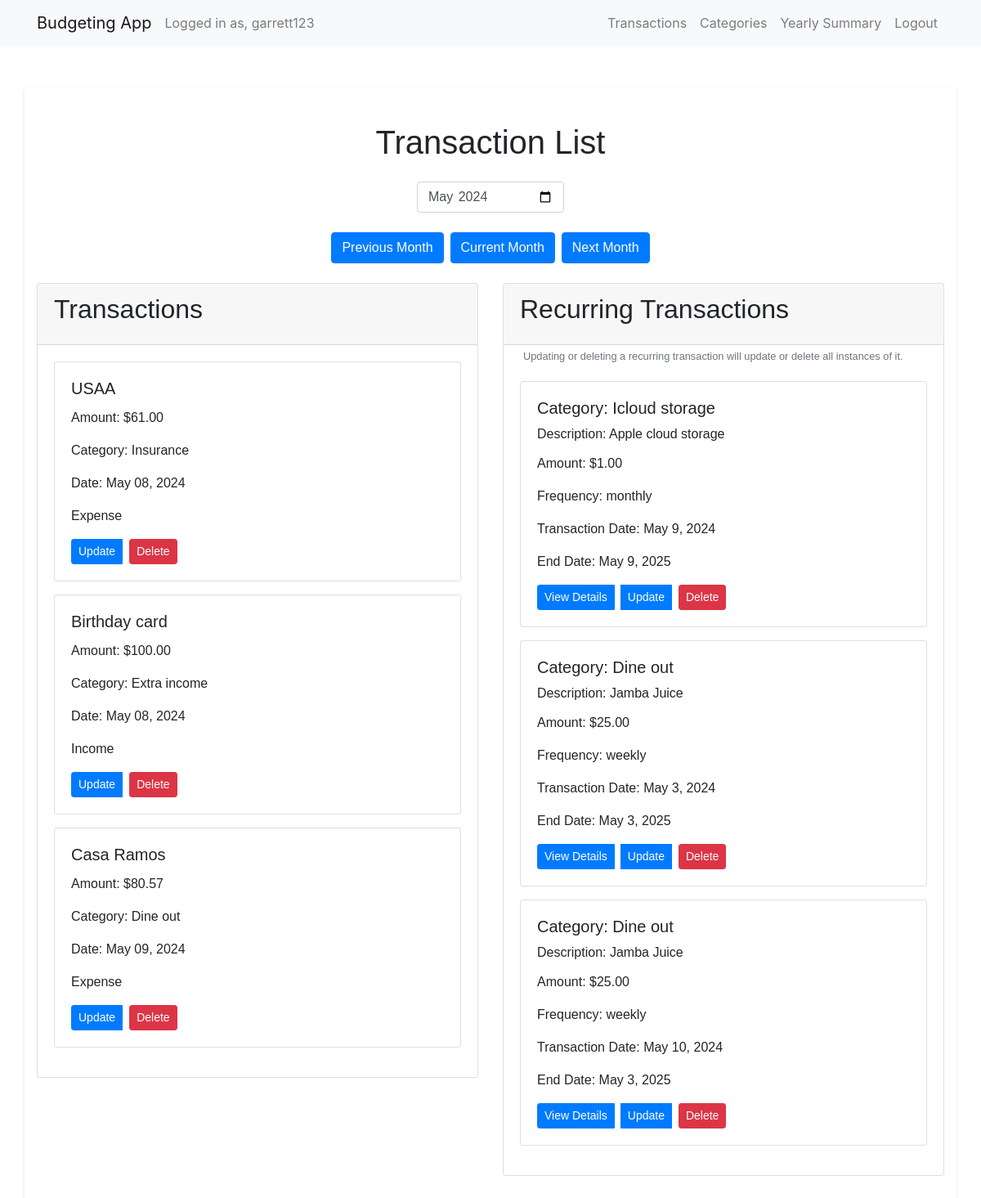
/transaction_list/2024/5/ (signed in), run on an earlier commit of the app's database.
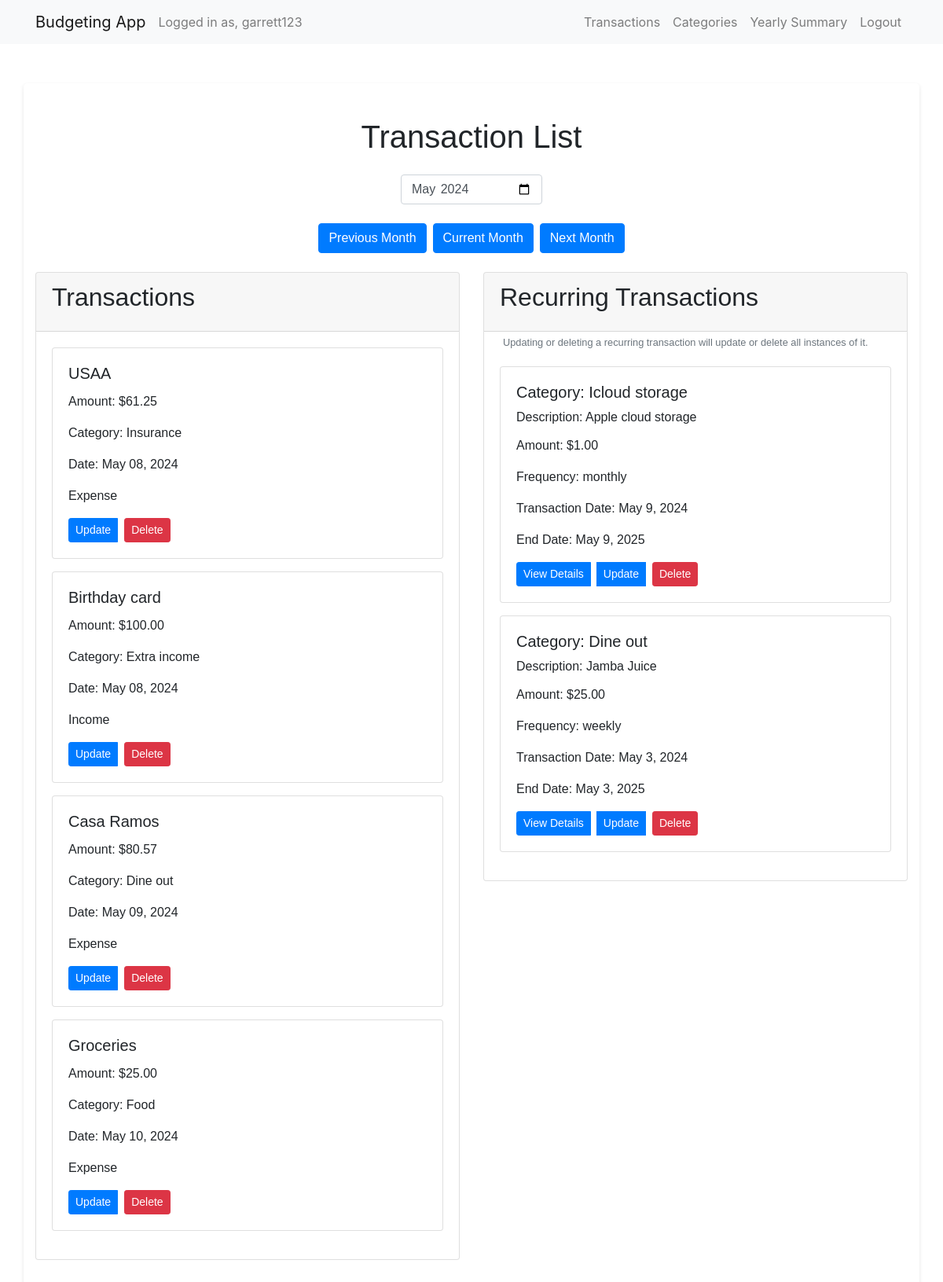
And on a later commit of the database.
### budget/models.py (models this page shows, shortened)
class Transaction(models.Model):
    user = models.ForeignKey(User, on_delete=models.CASCADE)
    amount = models.DecimalField(max_digits=10, decimal_places=2)
    description = models.CharField(max_length=255)
    category = models.ForeignKey(Category, on_delete=models.CASCADE)
    is_income = models.BooleanField(default=False)
    transaction_date = models.DateField()
    recurring = models.BooleanField(default=False)
    frequency = models.CharField(max_length=10, null=True, blank=True)  # e.g., 'monthly', 'weekly',
    start_date = models.DateField(null=True, blank=True)
    end_date = models.DateField(null=True, blank=True)
    original_transaction = models.ForeignKey('self', on_delete=models.SET_NULL, null=True, blank=True)
    related_transaction = models.ForeignKey('self', on_delete=models.SET_NULL, null=True, blank=True, related_name='related_transactions')

class Category(models.Model):
    user = models.ForeignKey(User, on_delete=models.CASCADE)
    name = models.CharField(max_length=255)

### budget/views.py (the view)
# urls.py: path('transaction_list/<int:year>/<int:month>/', views.transaction_list, name='transaction_list'),
@login_required
def transaction_list(request, year=None, month=None):
    try:
        year = int(year) if year is not None else None
        month = int(month) if month is not None else None
    except ValueError:
        raise Http404("Invalid date")
    if year is not None and month is not None:
        try:
            date = datetime(year=year, month=month, day=1)
        except ValueError:
            raise Http404("Invalid date")
    else:
        date = datetime.now()
        year = date.year
        month = date.month
    transactions = Transaction.objects.filter(user=request.user, recurring=False, original_transaction__isnull=True, transaction_date__year=year, transaction_date__month=month)
    recurring_transactions = Transaction.objects.filter(user=request.user, recurring=True, transaction_date__year=year, transaction_date__month=month)
    context = {
        'transactions': transactions,
        'recurring_transactions': recurring_transactions,
        'date': date,
    }
    return render(request, 'transaction_list.html', context)

### budget/context_processors.py (called while the page is built)
def default_year_month(request):
    current_date = datetime.now()
    default_year = current_date.year
    default_month = current_date.month
    return {
        'default_year': default_year,
        'default_month': default_month,
    }

### budget/templates/transaction_list.html (shortened to what the changed rows need)
{% extends 'layout.html' %}
{% load static %}
{% block content %}
<div class="container body">
    <h1 class="my-4 text-center">Transaction List</h1>
    <div class="row">
        <div class="col-md-6">
            <div class="card mb-4">
                <div class="card-header">
                    <h2 class="card-title">Transactions</h2>
                </div>
                <div class="card-body">
                    {% for transaction in transactions %}
                        <div class="card mb-3">
                            <div class="card-body">
                                <h5 class="card-title">{{ transaction.description }}</h5>
                                <p class="card-text">Amount: ${{ transaction.amount }}</p>
                                <p class="card-text">Category: {{ transaction.category.name }}</p>
                                <p class="card-text">Date: {{ transaction.transaction_date|date:"M d, Y" }}</p>
                                <p class="card-text">{% if transaction.is_income %}Income{% else %}Expense{% endif %}</p>
                                <div class="btn-group">
                                    <a href="{% url 'update_transaction' transaction.id %}" class="btn btn-primary btn-sm mr-2">Update</a>
                                    <form action="{% url 'delete_transaction' transaction.id %}" method="post">
                                        <button type="submit" class="btn btn-danger btn-sm" onclick="return confirm('Are you sure you want to delete this transaction?')">Delete</button>
                                    </form>
                                </div>
                            </div>
                        </div>
                    {% endfor %}
                </div>
            </div>
        </div>
        <div class="col-md-6">
            <div class="card mb-4">
                <div class="card-header">
                    <h2 class="card-title">Recurring Transactions</h2>
                </div>
                <div class="card-body">
                    {% for recurring_transaction in recurring_transactions %}
                        <div class="card mb-3">
                            <div class="card-body">
                                <h5 class="card-text">Category: {{ recurring_transaction.category.name }}</h5>
                                <p class="card-title">Description: {{ recurring_transaction.description }}</p>
                                <p class="card-text">Amount: ${{ recurring_transaction.amount }}</p>
                                <p class="card-text">Frequency: {{ recurring_transaction.frequency }}</p>
                                <p class="card-text">Transaction Date: {{ recurring_transaction.transaction_date }}</p>
                                <p class="card-text">End Date: {{ recurring_transaction.end_date }}</p>
                                <div class="btn-group">
                                    <a href="{% if recurring_transaction.original_transaction %}{% url 'recurring_transaction_detail' recurring_transaction.original_transaction.id %}{% else %}{% url 'recurring_transaction_detail' recurring_transaction.id %}{% endif %}" class="btn btn-primary btn-sm mr-2">View Details</a>
                                    <a href="{% url 'update_transaction' recurring_transaction.id %}" class="btn btn-primary btn-sm mr-2">Update</a>
                                    <form action="{% url 'delete_transaction' recurring_transaction.id %}" method="post">
                                        <button type="submit" class="btn btn-danger btn-sm" onclick="return confirm('Are you sure you want to delete this recurring transaction?')">Delete</button>
                                    </form>
                                </div>
                            </div>
                        </div>
                    {% endfor %}
                </div>
            </div>
        </div>
    </div>
</div>
{% endblock %}

What changed in the data, as far as the page shows it:
removed Transaction: category.name "Dine out", description "Jamba Juice", amount "25.00", frequency "weekly", transaction_date "May 10, 2024", end_date "May 3, 2025", shown under "Recurring Transactions"
changed Transaction "USAA": amount "61.00" → "61.25"
added Transaction: is_income "Expense", shown under "Transactions"
